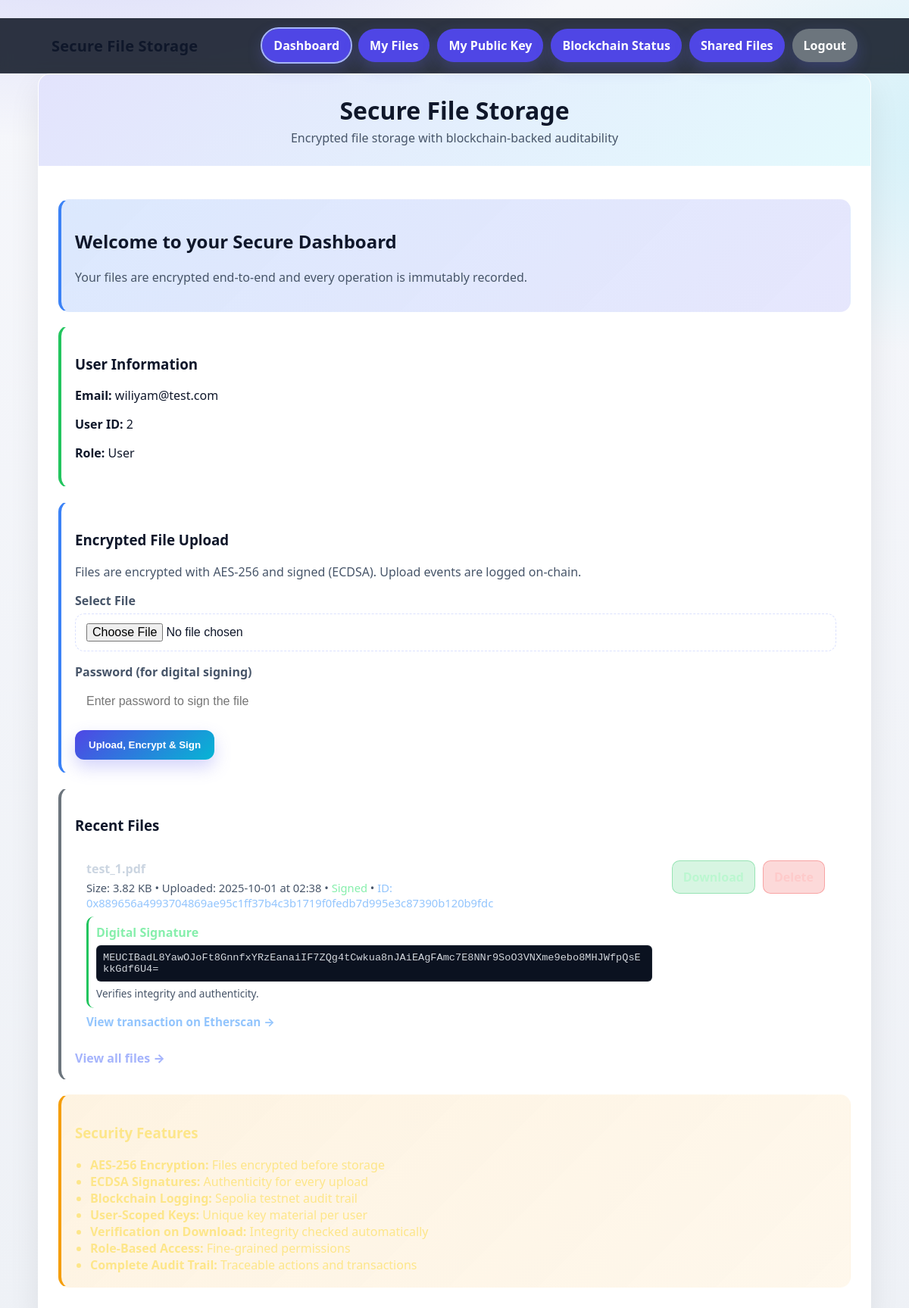
The app's page / (signed in) with its own data.
### app.py (models this page shows, shortened)
class User(UserMixin, db.Model):
    id = db.Column(db.Integer, primary_key=True)
    email = db.Column(db.String(120), unique=True, nullable=False)
    password_hash = db.Column(db.String(128), nullable=False)
    public_key = db.Column(db.Text, nullable=True)  # ECDSA public key
    private_key_encrypted = db.Column(db.Text, nullable=True)  # Encrypted private key
    role = db.Column(db.String(20), default='user')  # user, admin, super_admin
    is_active = db.Column(db.Boolean, default=True)
    created_at = db.Column(db.DateTime, default=datetime.utcnow)
    last_login = db.Column(db.DateTime, nullable=True)

class File(db.Model):
    id = db.Column(db.Integer, primary_key=True)
    filename = db.Column(db.String(255), nullable=False)
    encrypted_filename = db.Column(db.String(255), nullable=False)
    file_size = db.Column(db.Integer, nullable=False)
    upload_date = db.Column(db.DateTime, default=datetime.utcnow)
    user_id = db.Column(db.Integer, db.ForeignKey('user.id'), nullable=False)
    encryption_key_hash = db.Column(db.String(128), nullable=False)
    digital_signature = db.Column(db.Text, nullable=True)  # ECDSA signature
    signature_hash = db.Column(db.String(128), nullable=True)  # Hash of signed content
    is_public = db.Column(db.Boolean, default=False)  # Public file sharing
    access_level = db.Column(db.String(20), default='private')  # private, shared, public
    blockchain_file_id = db.Column(db.Integer, nullable=True)  # Blockchain file ID
    blockchain_tx_hash = db.Column(db.String(66), nullable=True)  # Blockchain transaction hash
    user = db.relationship('User', backref='files')

### app.py (the view)
@app.route('/')
def index():
    if current_user.is_authenticated:
        files = File.query.filter_by(user_id=current_user.id).order_by(File.upload_date.desc()).limit(5).all()
        return render_template('dashboard.html', user=current_user, files=files)
    return render_template('index.html')

### app.py (called while the page is built)
@login_manager.user_loader
def load_user(user_id):
    return User.query.get(int(user_id))

### templates/dashboard.html (shortened to what this page needs)
<!DOCTYPE html>
<html lang="en">
<head>
</head>
<body>
  <div class="topbar">
    <div class="topbar-inner">
      <div class="brand">Secure File Storage</div>
      <nav class="nav-links" aria-label="Main">
        <a class="active" href="{{ url_for('index') }}">Dashboard</a>
        <a href="{{ url_for('list_files') }}">My Files</a>
        <a href="{{ url_for('get_public_key') }}">My Public Key</a>
        <a href="{{ url_for('blockchain_status') }}">Blockchain Status</a>
        <a href="{{ url_for('shared_files') }}">Shared Files</a>
        <a class="logout" href="{{ url_for('logout') }}">Logout</a>
      </nav>
    </div>
  </div>
  <div class="container">
    <div class="header">
      <h1>Secure File Storage</h1>
      <p>Encrypted file storage with blockchain-backed auditability</p>
    </div>
    <div class="content">
      <div class="card welcome">
        <h2>Welcome to your Secure Dashboard</h2>
        <p class="muted">Your files are encrypted end-to-end and every operation is immutably recorded.</p>
      </div>
      <div class="card user-info">
        <h3>User Information</h3>
        <p><strong>Email:</strong> {{ user.email }}</p>
        <p><strong>User ID:</strong> {{ user.id }}</p>
        <p><strong>Role:</strong> {{ user.role|title }}</p>
      </div>
      <div class="card upload-section">
        <h3>Encrypted File Upload</h3>
        <p class="muted">Files are encrypted with AES-256 and signed (ECDSA). Upload events are logged on-chain.</p>
        <form method="POST" action="{{ url_for('upload_file') }}" enctype="multipart/form-data" class="upload-form">
          <div class="form-group">
            <label for="file">Select File</label>
            <input type="file" id="file" name="file" required>
          </div>
          <div class="form-group">
            <label for="password">Password (for digital signing)</label>
            <input type="password" id="password" name="password" required placeholder="Enter password to sign the file">
          </div>
          <button type="submit">Upload, Encrypt & Sign</button>
        </form>
      </div>
      {% if files %}
      <div class="card recent-files">
        <h3>Recent Files</h3>
        <div class="files-list">
          {% for file in files %}
          <div class="file-item">
            <div class="file-info">
              <div class="file-name">{{ file.filename }}</div>
              <div class="file-details">
                Size: {{ "%.2f"|format(file.file_size / 1024) }} KB •
                Uploaded: {{ file.upload_date.strftime('%Y-%m-%d at %H:%M') }}
                {% if file.digital_signature %} • <span style="color:#86efac">Signed</span>{% endif %}
                {% if file.blockchain_file_id %} • <span style="color:#93c5fd">ID: {{ file.blockchain_file_id }}</span>{% endif %}
              </div>
              {% if file.digital_signature %}
              <div class="signature-info">
                <div style="font-weight:700; color:#86efac;">Digital Signature</div>
                <code>{{ file.digital_signature }}</code>
                <div class="muted" style="font-size:.85rem; margin-top:6px;">Verifies integrity and authenticity.</div>
              </div>
              {% endif %}
              {% if file.blockchain_tx_hash and file.blockchain_tx_hash != "pending" %}
              <div style="margin-top:8px; font-size:.95rem;">
                <a href="https://sepolia.etherscan.io/tx/{{ file.blockchain_tx_hash }}" target="_blank" style="color:#93c5fd; text-decoration:none; font-weight:700;">
                  View transaction on Etherscan →
                </a>
              </div>
              {% endif %}
            </div>
            <div class="file-actions">
              <a href="{{ url_for('download_file', file_id=file.id) }}" class="btn-download">Download</a>
              <a href="{{ url_for('delete_file', file_id=file.id) }}" class="btn-delete" onclick="return confirm('Delete {{ file.filename }}?')">Delete</a>
            </div>
          </div>
          {% endfor %}
        </div>
        <p style="margin:10px 0 0;">
          <a href="{{ url_for('list_files') }}" style="color:#a5b4fc; font-weight:800; text-decoration:none;">View all files →</a>
        </p>
      </div>
      {% endif %}
      <div class="card security-features" style="border-left:4px solid var(--warning); background: linear-gradient(135deg, rgba(245,158,11,.12), rgba(245,158,11,.08));">
        <h3 style="color:#fde68a;">Security Features</h3>
        <ul style="margin:0; padding-left:20px;">
          <li style="color:#fde68a;"><strong>AES-256 Encryption:</strong> Files encrypted before storage</li>
          <li style="color:#fde68a;"><strong>ECDSA Signatures:</strong> Authenticity for every upload</li>
          <li style="color:#fde68a;"><strong>Blockchain Logging:</strong> Sepolia testnet audit trail</li>
          <li style="color:#fde68a;"><strong>User-Scoped Keys:</strong> Unique key material per user</li>
          <li style="color:#fde68a;"><strong>Verification on Download:</strong> Integrity checked automatically</li>
          <li style="color:#fde68a;"><strong>Role-Based Access:</strong> Fine-grained permissions</li>
          <li style="color:#fde68a;"><strong>Complete Audit Trail:</strong> Traceable actions and transactions</li>
        </ul>
      </div>
    </div>
  </div>
</body>
</html>

### records on screen
User: email "wiliyam@test.com", id "2", role "User"
File: filename "test_1.pdf", file.file_size/1024 "3.82", upload_date "2025-10-01 at 02:38", shows "Signed", blockchain_file_id "0x889656a4993704869ae95c1ff37b4c3b1719f0fedb7d995e3c87390b120b9fdc", digital_signature "MEUCIBadL8YawOJoFt8GnnfxYRzEanaiIF7ZQg4tCwkua8nJAiEAgFAmc7E8NNr9SoO3VNXme9ebo8MHJWfpQsEkkGdf6U4="
